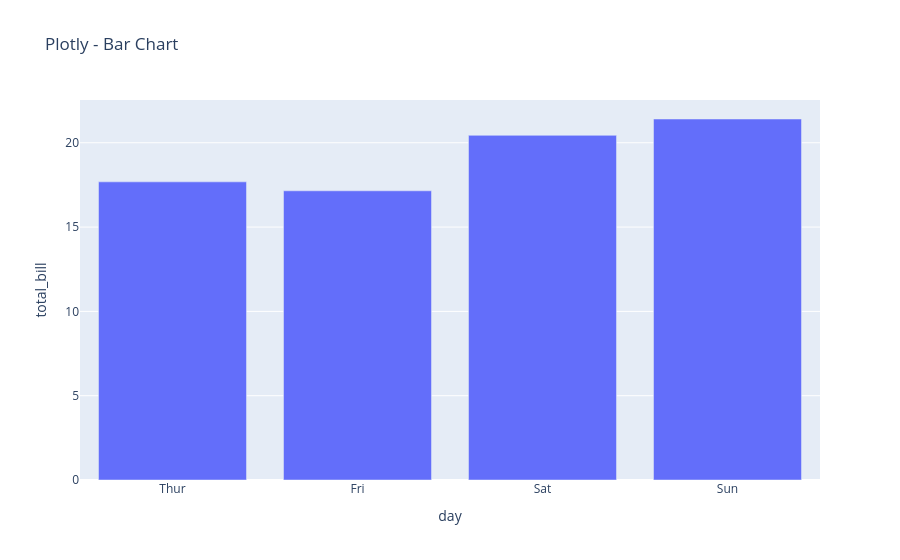

Source (notebook cell):
### Code cell
# Seaborn Bar
plt.figure(figsize=(8, 4))
sns.barplot(x="day", y="total_bill", data=tips)
plt.title("Seaborn - Bar Chart")
plt.show()

# Plotly Bar
avg = tips.groupby("day")["total_bill"].mean().reset_index()
fig = px.bar(avg, x="day", y="total_bill", title="Plotly - Bar Chart")
fig.show()

print("✅ Bar chart done")

### Figure 1 — Plotly figure (JSON) as saved in the notebook; plotly's stock layout.template omitted (floating-point values rounded to 4 significant figures)
{"data": [{"hovertemplate": "day=%{x}<br>total_bill=%{y}<extra></extra>", "legendgroup": "", "marker": {"color": "#636efa", "pattern": {"shape": ""}}, "name": "", "orientation": "v", "showlegend": false, "textposition": "auto", "type": "bar", "x": ["Thur", "Fri", "Sat", "Sun"], "xaxis": "x", "y": [17.68, 17.15, 20.44, 21.41], "yaxis": "y"}], "layout": {"barmode": "relative", "legend": {"tracegroupgap": 0}, "title": {"text": "Plotly - Bar Chart"}, "xaxis": {"anchor": "y", "domain": [0, 1], "title": {"text": "day"}}, "yaxis": {"anchor": "x", "domain": [0, 1], "title": {"text": "total_bill"}}}}
